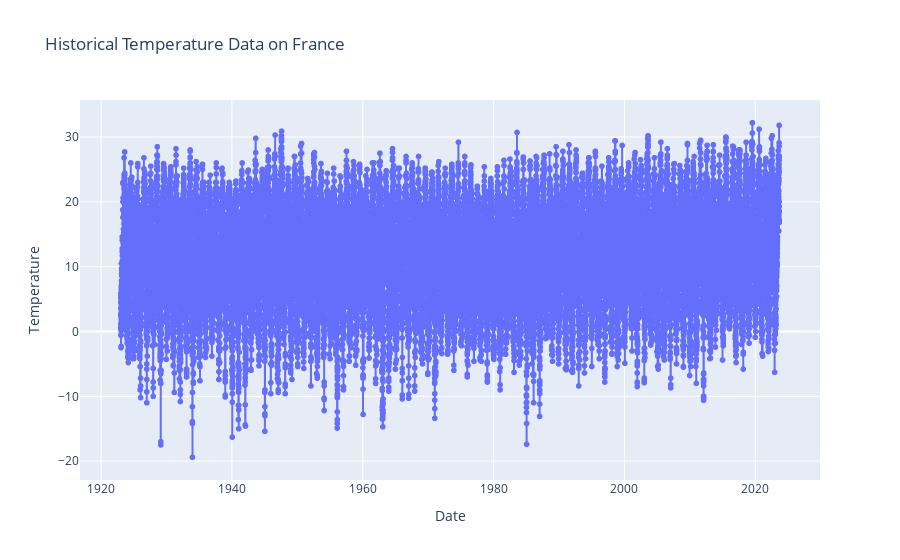

The notebook cell saved with this chart:
### Code cell
import plotly.express as px


def GenerateGraph(dataframe):
    dataframe = dataframe.sort_values(by="Date")
    fig = px.line(dataframe, x="Date", y="Temperature", title='Historical Temperature Data on France', markers=True)
    fig.show()






df = pd.read_csv("data/temperature/France.csv")
print(GenerateGraph(df))

### Figure 1 — Plotly figure (JSON) as saved in the notebook; plotly's stock layout.template omitted (floating-point values rounded to 4 significant figures; data arrays with more than 128 entries replaced by an {"elided": "..."} marker saying what was removed)
{"data": [{"hovertemplate": "Date=%{x}<br>Temperature=%{y}<extra></extra>", "legendgroup": "", "line": {"color": "#636efa", "dash": "solid"}, "marker": {"symbol": "circle"}, "mode": "markers+lines", "name": "", "showlegend": false, "type": "scattergl", "x": {"elided": "36767 str values"}, "xaxis": "x", "y": {"elided": "36767 float values"}, "yaxis": "y"}], "layout": {"autosize": true, "legend": {"tracegroupgap": 0}, "title": {"text": "Historical Temperature Data on France"}, "xaxis": {"anchor": "y", "autorange": true, "domain": [0, 1], "range": ["1917-01-18 22:05:42.1564", "2029-08-12 01:54:17.8436"], "title": {"text": "Date"}, "type": "date"}, "yaxis": {"anchor": "x", "autorange": true, "domain": [0, 1], "range": [-23.66, 36.46], "title": {"text": "Temperature"}, "type": "linear"}}}
